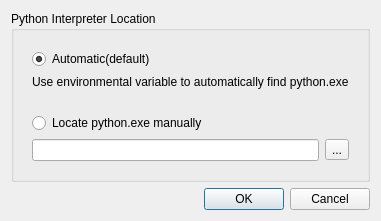
<?xml version="1.0" encoding="UTF-8"?>
<ui version="4.0">
 <class>InterpreterDlg</class>
 <widget class="QDialog" name="InterpreterDlg">
  <property name="windowModality">
   <enum>Qt::ApplicationModal</enum>
  </property>
  <property name="geometry">
   <rect>
    <x>0</x>
    <y>0</y>
    <width>345</width>
    <height>203</height>
   </rect>
  </property>
  <property name="windowTitle">
   <string>Interpreter Config</string>
  </property>
  <property name="windowFilePath">
   <string notr="true"/>
  </property>
  <property name="sizeGripEnabled">
   <bool>false</bool>
  </property>
  <property name="modal">
   <bool>true</bool>
  </property>
  <layout class="QVBoxLayout" name="verticalLayout">
   <item>
    <widget class="QGroupBox" name="groupBox">
     <property name="title">
      <string>Python Interpreter Location</string>
     </property>
     <property name="flat">
      <bool>true</bool>
     </property>
     <property name="checkable">
      <bool>false</bool>
     </property>
     <layout class="QVBoxLayout" name="verticalLayout_4">
      <item>
       <widget class="QWidget" name="autoWidget" native="true">
        <layout class="QVBoxLayout" name="verticalLayout_2">
         <item>
          <widget class="QRadioButton" name="autoRB">
           <property name="text">
            <string>Automatic(default) </string>
           </property>
           <property name="checked">
            <bool>true</bool>
           </property>
          </widget>
         </item>
         <item>
          <widget class="QLabel" name="autoLabel">
           <property name="text">
            <string>Use environmental variable to automatically find python.exe</string>
           </property>
          </widget>
         </item>
        </layout>
       </widget>
      </item>
      <item>
       <widget class="QWidget" name="locWidget" native="true">
        <layout class="QVBoxLayout" name="verticalLayout_3">
         <item>
          <widget class="QRadioButton" name="locRB">
           <property name="text">
            <string>Locate python.exe manually</string>
           </property>
          </widget>
         </item>
         <item>
          <layout class="QHBoxLayout" name="locHLayout">
           <item>
            <widget class="QLineEdit" name="locLE"/>
           </item>
           <item>
            <widget class="QToolButton" name="locBtn">
             <property name="text">
              <string>...</string>
             </property>
            </widget>
           </item>
          </layout>
         </item>
        </layout>
       </widget>
      </item>
     </layout>
    </widget>
   </item>
   <item alignment="Qt::AlignRight|Qt::AlignTop">
    <widget class="QDialogButtonBox" name="buttonBox">
     <property name="sizePolicy">
      <sizepolicy hsizetype="Expanding" vsizetype="Fixed">
       <horstretch>0</horstretch>
       <verstretch>0</verstretch>
      </sizepolicy>
     </property>
     <property name="orientation">
      <enum>Qt::Horizontal</enum>
     </property>
     <property name="standardButtons">
      <set>QDialogButtonBox::Cancel|QDialogButtonBox::Ok</set>
     </property>
    </widget>
   </item>
  </layout>
 </widget>
 <resources/>
 <connections>
  <connection>
   <sender>buttonBox</sender>
   <signal>accepted()</signal>
   <receiver>InterpreterDlg</receiver>
   <slot>accept()</slot>
   <hints>
    <hint type="sourcelabel">
     <x>248</x>
     <y>254</y>
    </hint>
    <hint type="destinationlabel">
     <x>157</x>
     <y>274</y>
    </hint>
   </hints>
  </connection>
  <connection>
   <sender>buttonBox</sender>
   <signal>rejected()</signal>
   <receiver>InterpreterDlg</receiver>
   <slot>reject()</slot>
   <hints>
    <hint type="sourcelabel">
     <x>316</x>
     <y>260</y>
    </hint>
    <hint type="destinationlabel">
     <x>286</x>
     <y>274</y>
    </hint>
   </hints>
  </connection>
 </connections>
</ui>
